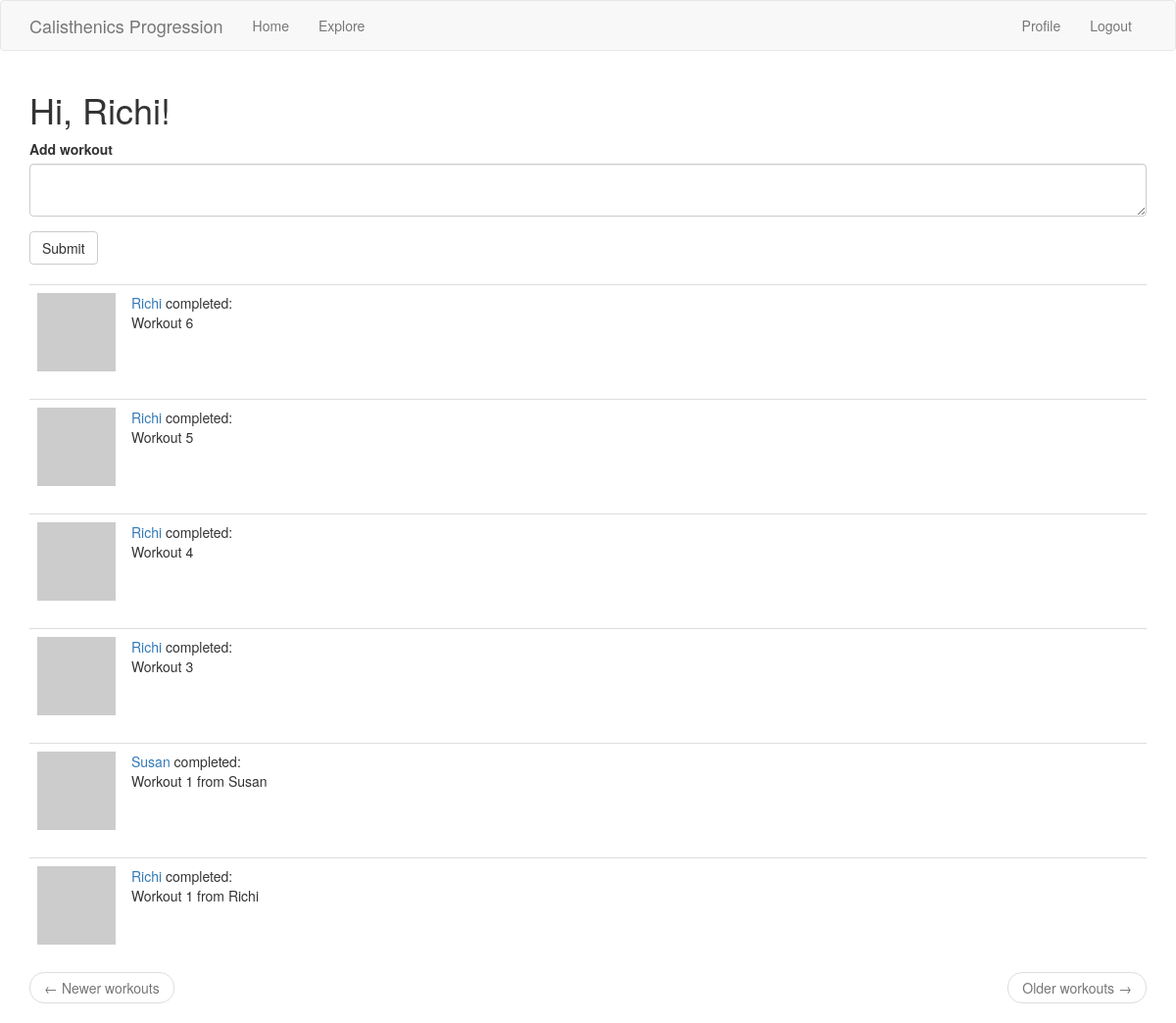
The app's page /index (signed in) with its own data.
### app/models.py (models this page shows, shortened)
class User(UserMixin, db.Model):
    id = db.Column(db.Integer, primary_key=True)
    username = db.Column(db.String(64), index=True, unique=True)
    email = db.Column(db.String(120), index=True, unique=True)
    password_hash = db.Column(db.String(128))
    about_me = db.Column(db.String(280))
    last_seen = db.Column(db.DateTime, default=datetime.utcnow)
    followed = db.relationship(
        'User', secondary=followers,
        primaryjoin=(followers.c.follower_id == id),
        secondaryjoin=(followers.c.followed_id == id),
        backref=db.backref('followers', lazy='dynamic'), lazy='dynamic')
    workouts = db.relationship('Workout', backref='athlet', lazy='dynamic')
    def avatar(self, size):
        digest = md5(self.email.lower().encode('utf-8')).hexdigest()
        return 'https://www.gravatar.com/avatar/{}?d=identicon&s={}'.format(digest, size)
    def followed_workouts(self):
        followed = Workout.query.join(
            followers, (followers.c.followed_id == Workout.user_id)).filter(
                followers.c.follower_id == self.id)
        own = Workout.query.filter_by(user_id=self.id)
        return followed.union(own).order_by(Workout.timestamp.desc())

class Workout(db.Model):
    id = db.Column(db.Integer, primary_key=True)
    title = db.Column(db.String(80), index=True)
    timestamp = db.Column(db.DateTime, index=True, default=datetime.utcnow)
    user_id = db.Column(db.Integer, db.ForeignKey('user.id'))

### app/routes.py (the view)
@app.route("/", methods=['GET', 'POST'] )
@app.route("/index", methods=['GET', 'POST'])
@login_required
def index():
    form = WorkoutForm()
    if form.validate_on_submit():
        workout = Workout(title=form.workout.data, athlet=current_user)
        db.session.add(workout)
        db.session.commit()
        flash('Your workout is now live!')
        return redirect(url_for('index'))
    page = request.args.get('page', 1, type=int)
    workouts = current_user.followed_workouts().paginate(page, app.config['WORKOUTS_PER_PAGE'], False)
    next_url = url_for('index', page=workouts.next_num) \
        if workouts.has_next else None
    prev_url = url_for('index', page=workouts.prev_num) \
        if workouts.has_prev else None
    return render_template('index.html', title='Home', form=form, workouts=workouts.items, next_url=next_url, prev_url=prev_url)

### app/forms.py
class WorkoutForm(FlaskForm):
    workout = TextAreaField('Add workout', validators=[DataRequired(), Length(min=1, max=140)])
    submit = SubmitField('Submit')

### app/models.py (called while the page is built)
@login.user_loader
def load_user(id):
    return User.query.get(int(id))

### app/routes.py (called while the page is built)
@app.before_request
def before_request():
    if current_user.is_authenticated:
        current_user.last_seen = datetime.utcnow()
        db.session.commit()

### app/templates/index.html
{% extends "base.html" %}
{% import 'bootstrap/wtf.html' as wtf %}
{% block app_content %}
    <h1>Hi, {{ current_user.username }}!</h1>
    {% if form %}
    {{ wtf.quick_form(form) }}
    <br>
    {% endif %}
    {% for workout in workouts %}
        {% include '_workout.html' %}
    {% endfor %}
    <nav aria-label="...">
        <ul class="pager">
            <li class="previous{% if not prev_url %} disabled{% endif %}">
                <a href="{{ prev_url or '#' }}">
                    <span aria-hidden="true">&larr;</span> Newer workouts
                </a>
            </li>
            <li class="next{% if not next_url %} disabled{% endif %}">
                <a href="{{ next_url or '#' }}">
                    Older workouts <span aria-hidden="true">&rarr;</span>
                </a>
            </li>
        </ul>
    </nav>
{% endblock %}

### app/templates/_workout.html
<table class="table table-hover">
    <tr>
        <td width="70px">
            <a href="{{ url_for('user', username=workout.athlet.username) }}">
                <img src="{{ workout.athlet.avatar(70) }}" />
            </a>
        </td>
        <td>
            <a href="{{ url_for('user', username=workout.athlet.username) }}">
                {{ workout.athlet.username }}
            </a>
            completed:
            <br>
            {{ workout.title }}
        </td>
    </tr>
</table>

### records on screen
User: username "Richi"
Workout: athlet.username "Richi", title "Workout 6"
Workout: athlet.username "Richi", title "Workout 5"
Workout: athlet.username "Richi", title "Workout 4"
Workout: athlet.username "Richi", title "Workout 3"
Workout: athlet.username "Susan", title "Workout 1 from Susan"
Workout: athlet.username "Richi", title "Workout 1 from Richi"
